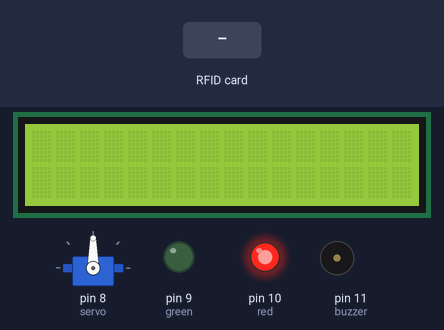
This sketch was run on a simulated Arduino Uno, built with avr-gcc and run on an emulated ATmega328P. Shown: 16×2 character LCD, servo, output pins drawn as LEDs (lit = HIGH), buzzer (waves = sounding). Inputs (shaded band) come from the test bench. What the sketch prints to the serial monitor is not drawn.

Above: at 1.3 s.
1.4 s: RFID card 5E 7A 19 C4 held to the reader
At 2.2 s:
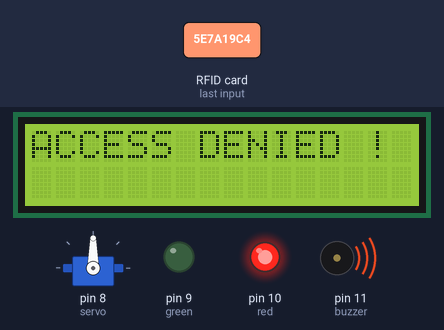
At 3.3 s:
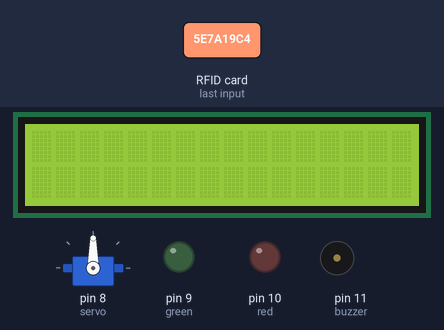
Timing chart, 0 to 4.8 s (numbered marks = the images above; inputs shaded):
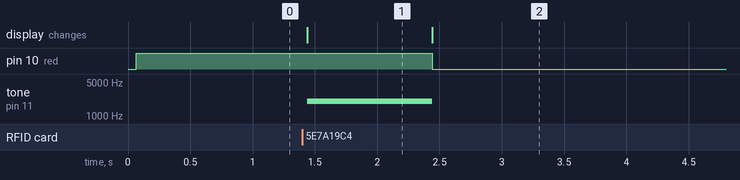

Measured:
- after the input at 1.4 s, pin 10 (red): HIGH → LOW after 1.0 s; tone on pin 11 (buzzer): silent → 2000 Hz at once, → silent 1.0 s later; the display: changes at once (image 1)
- what the display in image 1 shows lasts 1.0 s, from 1.4 s to 2.4 s

The sketch:

secure_access.ino
```cpp
#include <SPI.h>
#include <MFRC522.h>
#include <LiquidCrystal_I2C.h>
#include <Servo.h>

Servo servo;
LiquidCrystal_I2C lcd(0x27,16,2);

#define SS_PIN 4
#define RST_PIN 3

const int red = 10 ;
const int green = 9 ;
const int buzzer = 11 ;
 int var = 0 ;


MFRC522 rfid(SS_PIN, RST_PIN);

// Tab ID
byte nuidPICC[4];
byte code[4]= {53 ,  58  , 21 ,  173} ;

void setup()
{
  lcd.init();
  lcd.backlight();
  Serial.begin(9600);
  SPI.begin();

  rfid.PCD_Init();

  pinMode(red , OUTPUT);
  pinMode(green , OUTPUT);
  pinMode(buzzer , OUTPUT);
  servo.attach(8) ;
}

void loop()
{


  if ( !rfid.PICC_IsNewCardPresent())
    return;

  // Verify the presence of new cards
  if ( !rfid.PICC_ReadCardSerial())
    return;

  //  saving the ID of the card
  for (byte i = 0; i < 4; i++)
  {
    nuidPICC[i] = rfid.uid.uidByte[i];
  }

  // Affichage de l'ID
  Serial.println("Un badge est détecté");
  Serial.println(" L'UID du tag est:");
  for (byte i = 0; i < 4; i++)
  {
    Serial.print(nuidPICC[i], HEX);
    Serial.print(":");
  }
  Serial.println();

  rfid.PICC_HaltA();
  rfid.PCD_StopCrypto1();
  bool pass = true  ;
  int i = 0 ;
  while(pass && i < 4)
  {
    if(code[i] != nuidPICC[i])
    {
      pass = false ;
    }
    i++ ;
  }

  if(pass)
  {
    lcd.clear();
    lcd.print("Hello Master");
      digitalWrite(red , LOW) ;
      digitalWrite(green , HIGH) ;
     if( var == 100 )
     {
       servo.write(0) ;
       var = 0 ;
     }
     else
     {
       servo.write(100);
       var = 100 ;
     }


      tone(buzzer , 100) ;

  }
  else
  {
    lcd.clear();
    lcd.print("ACCESS DENIED !");
    digitalWrite(green , LOW) ;
    digitalWrite(red , HIGH) ;
    tone(buzzer , 2000) ;

  }
  delay(1000);
  lcd.clear();
  digitalWrite(green , LOW) ;
  digitalWrite(red , LOW) ;
  noTone(buzzer)  ;
}    
```
